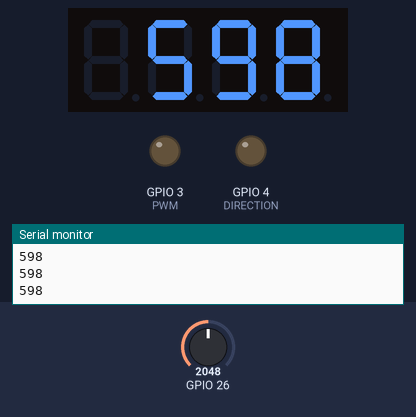
The sketch below on a simulated ESP32. Parts: 4-digit seven-segment display, output pins drawn as LEDs (lit = HIGH), the last lines printed to the serial monitor. The inputs (shaded band) are chosen by the test bench; at power-on: GPIO 26 = 2048.

Above: at 1.2 s.
1.3 s: GPIO 26 set to 415
At 2.5 s:
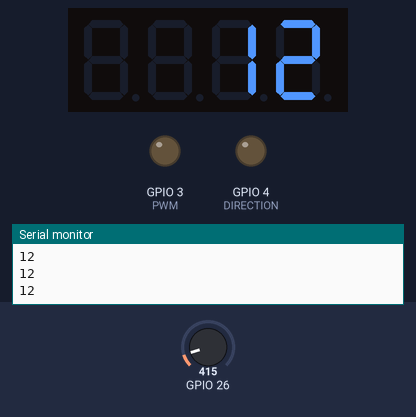
2.8 s: GPIO 26 set to 347
At 4.0 s:
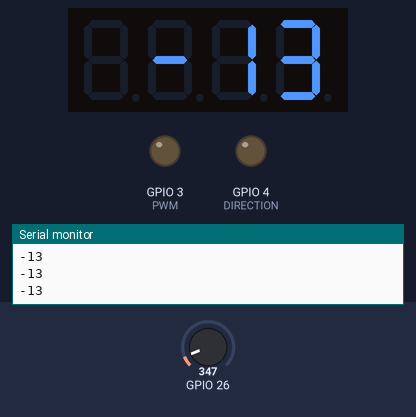
4.3 s: GPIO 26 set to 491
At 5.5 s:
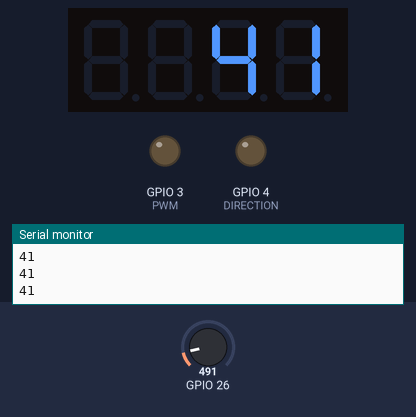
Timing chart, 0 to 7.3 s (numbered marks = the images above; inputs shaded):
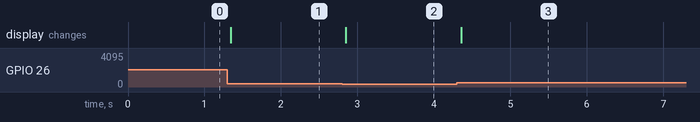

The sketch:

Control_circuit.ino
```cpp
/* Macro Define */
#include "TM1637Display.h"
#include "TM1637.h"
#define DIRECTION               4          /* sig pin of the Grove Buzzer */
#define PWM                     3
#define CLK                    39
#define DIO                    38


//const int CLK = 39; //set clk pin
//const int DIO = 38; // set DIO

TM1637Display display(CLK, DIO); //set up 4 digit display

/* Array of values which assist the conversion of the thermocouple voltage to a temperature value */
const float Var_VtoT_K[3][10] =
{
    {0, 2.5173462*10, -1.1662878, -1.0833638, -8.9773540/10, -3.7342377/10,
    -8.6632643/100, -1.0450598/100, -5.1920577/10000},

    {0, 2.508355*10, 7.860106/100, -2.503131/10, 8.315270/100,
    -1.228034/100, 9.804036/10000, -4.413030/100000, 1.057734/1000000, -1.052755/100000000},

    {-1.318058*100, 4.830222*10, -1.646031, 5.464731/100, -9.650715/10000,
    8.802193/1000000, -3.110810/100000000}
};

int duty_high = 500;
int duty_low = 500;
bool direction = LOW;
int desired = 0;
int actual = 0;
int error = 0;

/* the setup() method runs once, when the sketch starts */
void setup()
{
/*Thermocouple code */
  Serial.begin(115200);
  Serial.println("grove - hight temperature sensor test demo");

  /* set buzzer pin as output */
  pinMode( PWM, OUTPUT);
  pinMode( DIRECTION, OUTPUT);

// setup brightess
  display.setBrightness(0x0a); //set the display
}

void loop()
{
    actual = TempRead();
    error = desired - actual;
    //output temp
    display.showNumberDec(actual);
    PWMpulse(duty_high, duty_low, direction);
}

void PWMpulse(int duty_high, int duty_low, int direction){
    digitalWrite(PWM, HIGH);
    delayMicroseconds(duty_high);
    digitalWrite(PWM, LOW);
    delayMicroseconds(duty_low);
    digitalWrite( DIRECTION, direction);
}

/* Read the thermocouple temperature and retrn it */
int TempRead(){
 int j = 0;
    float sum = 0;
    float VOL_OFFSET = 350;     /* Offset voltage, mv */
    float AMP_AV = 54.16;       /* Av of amplifier */
    int tempRead = 0;

    for(j = 0; j < 10; j++)
    {
          float vout = (float)analogRead(26)/4095*3.3*1000;
          float mV  = (vout - VOL_OFFSET)/AMP_AV;

           int i = 0;
           float value = 0;

           if(mV >= -6.478 && mV < 0)
           {
               value = Var_VtoT_K[0][8];
               for(i = 8; i >0; i--)
               value = mV * value + Var_VtoT_K[0][i-1];
           }
           else if(mV >= 0 && mV < 20.644)
           {
               value = Var_VtoT_K[1][9];
               for(i = 9; i >0; i--)
               {
                   value = mV * value + Var_VtoT_K[1][i-1];
               }
           }
           else if(mV >= 20.644 && mV <= 54.900)
           {
               value = Var_VtoT_K[2][6];
               for(i = 6; i >0; i--)
               value = mV * value + Var_VtoT_K[2][i-1];
           }
       tempRead = value + 20;
       sum = sum + tempRead;
       tempRead = sum/10;
    }
    Serial.println(tempRead);
    return tempRead;
}
```

Measured:
- the behaviour switches between 380 and 379 on GPIO 26 (found by bisection; images 1 and 2)
- after the input at 1.3 s, the display: changes at once (image 1)
- after the input at 2.8 s, the display: changes after 0.05 s (image 2)
- after the input at 4.3 s, the display: changes after 0.06 s (image 3)
